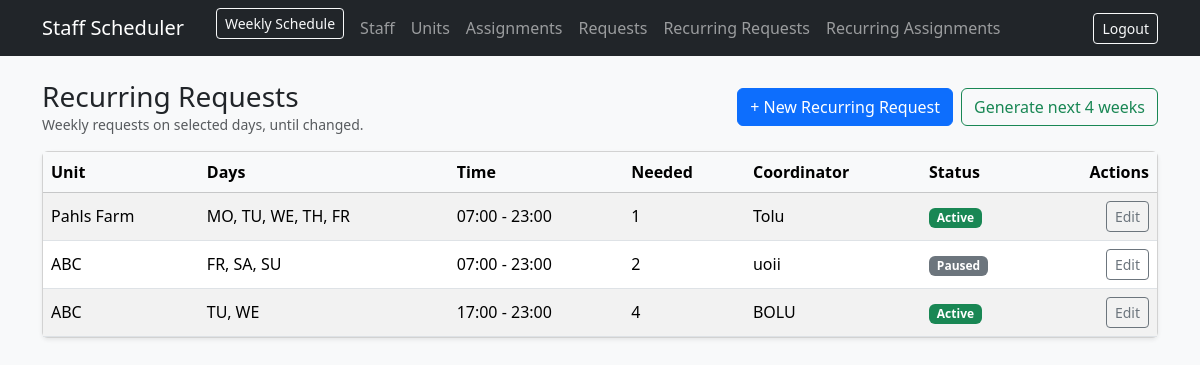
The page /recurring-requests/ (signed in) on the database as committed earlier.
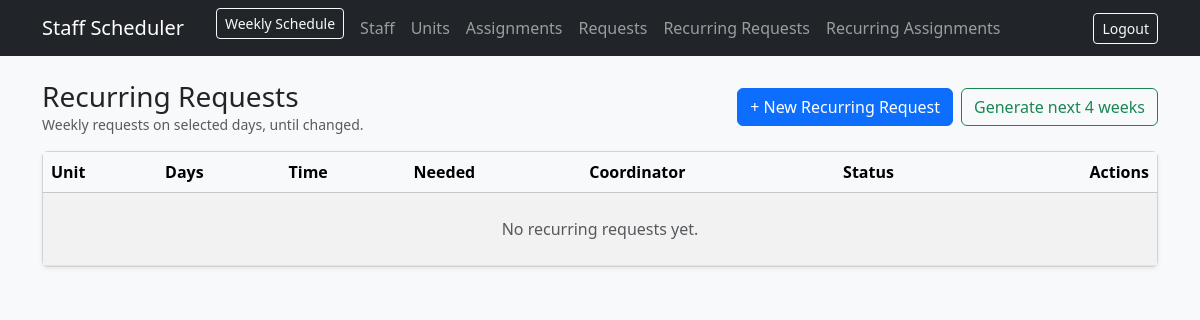
The same page on the database as committed later.
### app/models.py (models this page shows)
class RecurringRequest(db.Model):
    __tablename__ = "recurring_requests"
    id = db.Column(db.Integer, primary_key=True)
    unit_id = db.Column(db.Integer, db.ForeignKey("units.id"), nullable=False)
    unit = db.relationship("Unit", backref="recurring_requests")
    coordinator_name = db.Column(db.String(120), nullable=False)
    staff_needed = db.Column(db.Integer, nullable=False)
    start_time = db.Column(db.String(5), nullable=False)  # "HH:MM"
    end_time = db.Column(db.String(5), nullable=False)    # "HH:MM"
    days_mask = db.Column(db.Integer, nullable=False, default=0)
    start_date = db.Column(db.Date, nullable=False, default=date.today)
    end_date = db.Column(db.Date, nullable=True)  # NULL => until changed
    is_active = db.Column(db.Boolean, default=True, nullable=False)
    notes = db.Column(db.Text, nullable=True)
    created_by_admin_id = db.Column(db.Integer, db.ForeignKey("admins.id"), nullable=False)
    created_at = db.Column(db.DateTime, default=datetime.utcnow, nullable=False)

class Unit(db.Model):
    __tablename__ = "units"
    id = db.Column(db.Integer, primary_key=True)
    unit_name = db.Column(db.String(140), nullable=False, index=True)
    address = db.Column(db.String(220), nullable=True)
    is_active = db.Column(db.Boolean, default=True, nullable=False)
    created_at = db.Column(db.DateTime, default=datetime.utcnow, nullable=False)

### app/recurring_requests/routes.py (the view)
@recurring_requests_bp.route("/", methods=["GET"])
@login_required
def list_rr():
    rrs = RecurringRequest.query.order_by(RecurringRequest.created_at.desc()).all()
    unit_list = Unit.query.order_by(Unit.unit_name.asc()).all()
    return render_template("recurring_requests/list.html", rrs=rrs, unit_list=unit_list, codes_from_mask=codes_from_mask)

### app/recurring_requests/routes.py (called while the page is built)
def codes_from_mask(mask: int) -> list[str]:
    return [c for c, bit in DAY_BITS.items() if (mask & bit)]

### app/templates/recurring_requests/list.html (shortened to what this page needs)
{% extends "base.html" %}
{% block content %}
<div class="d-flex align-items-center justify-content-between mb-3">
  <div>
    <h3 class="mb-0">Recurring Requests</h3>
    <div class="text-muted small">Weekly requests on selected days, until changed.</div>
  </div>
  <div class="d-flex gap-2">
    <a class="btn btn-primary" href="/recurring-requests/new">+ New Recurring Request</a>
    <form method="post" action="/recurring-requests/generate">
      <button class="btn btn-outline-success">Generate next 4 weeks</button>
    </form>
  </div>
</div>
<div class="card shadow-sm">
  <div class="table-responsive">
    <table class="table table-striped mb-0 align-middle">
      <thead class="table-light">
        <tr>
          <th>Unit</th>
          <th>Days</th>
          <th>Time</th>
          <th>Needed</th>
          <th>Coordinator</th>
          <th>Status</th>
          <th class="text-end">Actions</th>
        </tr>
      </thead>
      <tbody>
        {% for rr in rrs %}
        <tr>
          <td>{{ rr.unit.unit_name }}</td>
          <td>{{ codes_from_mask(rr.days_mask)|join(", ") }}</td>
          <td>{{ rr.start_time }} - {{ rr.end_time }}</td>
          <td>{{ rr.staff_needed }}</td>
          <td>{{ rr.coordinator_name }}</td>
          <td>
            {% if rr.is_active %}
              <span class="badge bg-success">Active</span>
            {% else %}
              <span class="badge bg-secondary">Paused</span>
            {% endif %}
          </td>
          <td class="text-end">
            <a class="btn btn-sm btn-outline-secondary" href="/recurring-requests/{{ rr.id }}/edit">Edit</a>
          </td>
        </tr>
        {% endfor %}
        {% if rrs|length == 0 %}
        <tr>
          <td colspan="7" class="text-center text-muted py-4">No recurring requests yet.</td>
        </tr>
        {% endif %}
      </tbody>
    </table>
  </div>
</div>
{% endblock %}

Rows that differ between the two databases and show on the page:
removed RecurringRequest: unit.unit_name "Pahls Farm", days_mask "MO, TU, WE, TH, FR", start_time "07:00", end_time "23:00", staff_needed "1", coordinator_name "Tolu", is_active "Active"
removed RecurringRequest: unit.unit_name "ABC", days_mask "FR, SA, SU", start_time "07:00", end_time "23:00", staff_needed "2", coordinator_name "uoii", is_active "Paused"
removed RecurringRequest: unit.unit_name "ABC", days_mask "TU, WE", start_time "17:00", end_time "23:00", staff_needed "4", coordinator_name "BOLU", is_active "Active"
Other text that changed with them:
text now shown: "No recurring requests yet."
